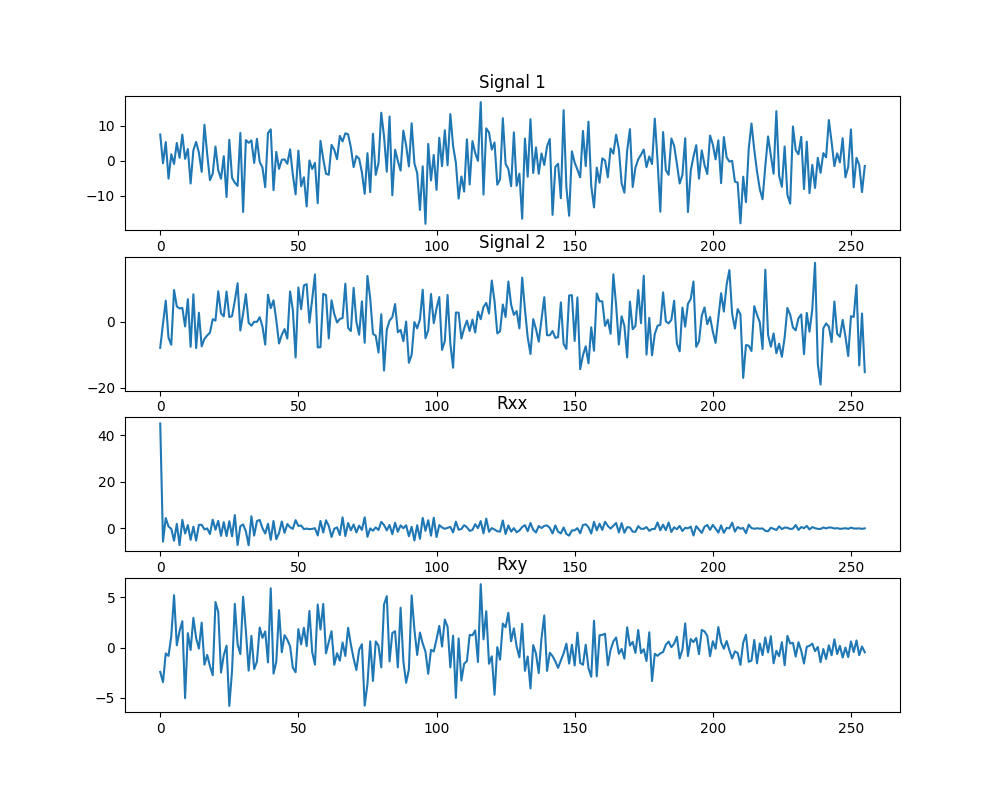

The script that drew this image:
# Laba2. Dispersion, expected_value and cocorelation

import sys
sys.path.append('../lab1')

import matplotlib.pyplot as plt
import random
import math
import numpy as np
import pandas as pd
import time

from lab1 import generate_signal, draw, DrawOption, N, n, w, A, x


Rxx_timer = []
Rxy_timer = []

def expected_value(signal):
  M = 0
  for i in range(N):
    M = M + signal[i]
  M = M / N
  return M


def dispersion(M, signal):
  D = 0
  for i in range(N):
    D = D + math.pow(signal[i] - M*signal[i], 2)
  D = D / (N - 1)
  return D

# Автокорелляция сигнала №1 на промежутке tt = -N..N
def autocorelation(signal, M):
  start_time = time.time()
  Rxx = []
  for tt in range(0, N):
    rx = 0
    for t in range(N):
      if t+tt > 0 and t+tt < N:
        rx += (signal[t] - M) * (signal[t+tt] - M)
    rx = rx / (N - 1)
    Rxx.append(rx)
  Rxx_timer.append(time.time() - start_time)
  return Rxx

# Взаимная корелляция на промежутке tt = 0..N/2
def bothcorelation(signal1, M1, signal2, M2):
  start_time = time.time()
  Rxy = []
  for tt in range(0, N):
    ry = 0
    for t in range(N):
      if t+tt > 0 and t+tt < N:
        ry += (signal1[t] - M1) * (signal2[t+tt] - M2)
    ry = ry / (N - 1)
    Rxy.append(ry)
  Rxy_timer.append(time.time() - start_time)
  return Rxy

def main_fn():
  signal1 = np.array([generate_signal(i) for i in range(N)])
  M1 = expected_value(signal1)
  D1 = dispersion(M1, signal1)
  print('Mat №1: ', M1)
  print('D №1: ', D1)

  signal2 = np.array([generate_signal(i) for i in range(N)])
  M2 = expected_value(signal2)
  D2 = dispersion(M2, signal2)
  print('Mat №2: ', M2)
  print('D №2: ', D2)

  for _ in range(0, 200):
    Rxx = autocorelation(signal1, M1)
    Rxy = bothcorelation(signal1, M1, signal2, M2)
  
  print("Rxx: --- %s seconds ---" % sum(Rxx_timer))
  print("Rxy: --- %s seconds ---" % sum(Rxy_timer))

  print("Rxx average: --- %s seconds ---" % (sum(Rxx_timer) / 200))
  print("Rxy average: --- %s seconds ---" % (sum(Rxy_timer) / 200))

  options = [
    DrawOption("Signal 1", "plot"),
    DrawOption("Signal 2", "plot"),
    DrawOption("Rxx", "plot", range(0, N)),
    DrawOption("Rxy", "plot", range(0, N)),
  ]
  
  draw([signal1, signal2, Rxx, Rxy], options, "lab2.png")

if __name__ == '__main__':
  main_fn()
